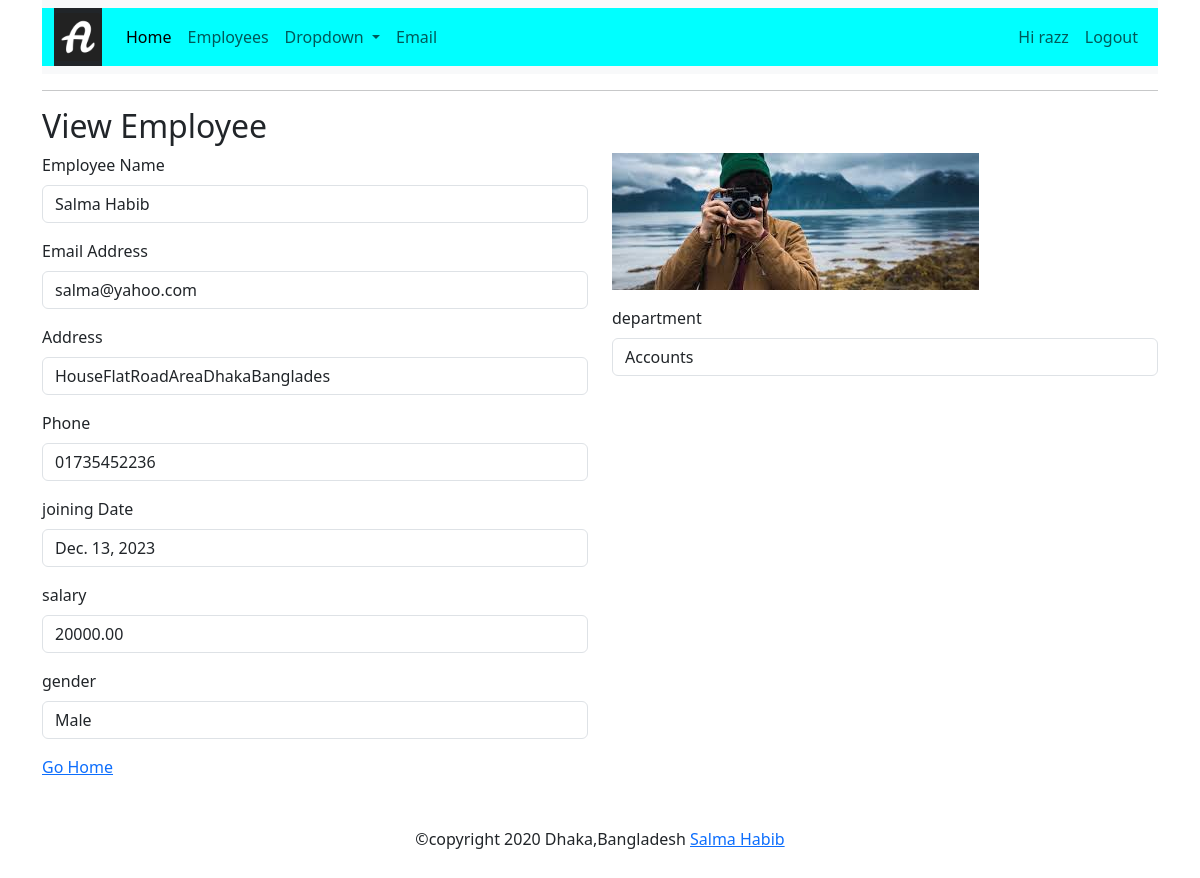
Page /myapp/details/3/ (signed in) on the committed database.
### myapp/models.py (models this page shows, shortened)
class Employee(models.Model):
    GENDER_CHOICES = [
        ("Male","Male"), ("Female","Female"), ("Other","Other"),
    ]
    name= models.CharField('Employee Name', max_length=100)
    email= models.EmailField('Employee Email', max_length=100, unique=True)
    address= models.TextField('Employee address', max_length=500)
    phone= models.CharField('Employee phone',max_length=20)
    doj= models.DateField('Date of Joining',default=datetime.now, blank= True)
    salary= models.DecimalField('Employee salary',max_digits=8,decimal_places=2)
    gender= models.CharField('Gender', max_length=10,choices=GENDER_CHOICES,default='Male')
    photo= models.FileField('Employee Photo', upload_to='employee', default= 'employee/blank.jpg')
    department= models.ForeignKey(Department, on_delete=models.CASCADE)

class Department (models.Model):
    name= models. CharField('Department name',max_length=40)
    def __str__(self):
        return self.name

### myapp/views.py (the view)
# urls.py: path('details/<int:id>/',views.view_employee,name='employee_view'),
def view_employee(request,id):
    emp = Employee.objects.get(pk=id)
    context = {'employee':emp,'title': 'Employee Details'}
    return render(request,'view_emp.html',context)

### templates/view_emp.html (shortened to what this page needs)
{% extends "base.html" %}
{% block content %}
<form method="post" enctype="multipart/form-data">
    <h2>View Employee</h2>
    <div class="row">
        <div class="col">
            <div class="mb-3">
                <label for="id_name"class="form-label">Employee Name</label>
                <input type="text" class="form-control" id="id_name" value="{{ employee.name }}">
            </div>
            <div class="mb-3">
                <label for="exampleInputName"class="form-label">Email Address</label>
                <input type="text" class="form-control" id="id_name" value="{{ employee.email }}">
            </div>
            <div class="mb-3">
                <label for="exampleInputName"class="form-label">Address</label>
                <input type="text" class="form-control" id="id_name" value="{{ employee.address }}">
            </div>
                <div class="mb-3">
                    <label for="exampleInputName"class="form-label">Phone</label>
                    <input type="text" class="form-control" id="id_name" value="{{ employee.phone }}">
                </div>
                    <div class="mb-3">
                        <label for="exampleInputName"class="form-label">joining Date</label>
                        <input type="text" class="form-control" id="id_name" value="{{ employee.doj }}"></div>
                        <div class="mb-3">
                            <label for="exampleInputName"class="form-label">salary</label>
                            <input type="text" class="form-control" id="id_name" value="{{ employee.salary }}"></div>
                            <div class="mb-3">
                                <label for="exampleInputName"class="form-label">gender</label>
                                <input type="text" class="form-control" id="id_name" value="{{ employee.gender }}">
                            </div>
        </div>
        <div class="col">
            <div class="mb-3">
                <img src="{{employee.photo.url}}" alt="">
            </div>
                <div class="mb-3">
                    <label for="exampleInputName"class="form-label">department</label>
                    <input type="text" class="form-control" id="id_name" value="{{ employee.department }}">
                </div>
    </div>
<a href="{% url 'home' %}">Go Home</a>
</form>
{% endblock content  %}

### templates/base.html (shortened to what this page needs)
{% load static %}
<!doctype html>
<html lang="en">
  <head>
    <link href="https://cdn.jsdelivr.net/npm/bootstrap@5.3.2/dist/css/bootstrap.min.css" rel="stylesheet">
    <link rel="stylesheet" href="https://cdnjs.cloudflare.com/ajax/libs/font-awesome/6.5.1/css/all.min.css" />
  </head>
  <body>
   <div class = "container">
    <nav class="navbar navbar-expand-lg bg-body-tertiary">
        <div class="container-fluid" style="background-color:aqua;" >
          <a class="navbar-brand text-danger bg-dark" href="{% url 'home' %}">
            <img src="{% static 'images/favicon.ico' %}" alt="A" >
          </a>
          <div class="collapse navbar-collapse" id="navbarSupportedContent">
            <ul class="navbar-nav me-auto mb-2 mb-lg-0">
              <li class="nav-item">
                <a class="nav-link active" aria-current="page" href= "{% url 'home' %}">Home</a>
              </li>
              <li class="nav-item">
                <a class="nav-link" href=" {% url 'employee_list' %} ">Employees</a>
              </li>
              <li class="nav-item dropdown">
                <a class="nav-link dropdown-toggle" href="#" role="button" data-bs-toggle="dropdown" aria-expanded="false">
                  Dropdown
                </a>
              </li>
              <li class="nav-item">
                <a class="nav-link " href="{% url 'send' %}">Email</a>
              </li>
            </ul>
      {% if user.is_authenticated%}
            <ul class="nav navbar-nav navbar-right">
              <li class="nav-item"><a class="nav-link" href="#">Hi {{ user.username }}</a>
              <li class="nav-itme"><a class="nav-link" href="{% url 'logout_user' %}">Logout</a></li>
      {% endif %}
          </div>
        </div>
      </nav>
<hr>
{% block content %}
{% endblock content  %}
<footer class="text-center font-small wow fadeIn">
  <div class="py-5">
    &copy;copyright 2020 Dhaka,Bangladesh
    <a href="#" target="_blank"> Salma Habib</a>
  </div>
</footer>
   </div>
  </body>
</html>

### rows in the picture
Employee: name "Salma Habib", email "salma@yahoo.com", address "HouseFlatRoadAreaDhakaBanglades", phone "01735452236", doj "Dec. 13, 2023", salary "20000.00", gender "Male", photo (picture), department "Accounts"

### other values in the picture
{{ user.username }} "razz"
